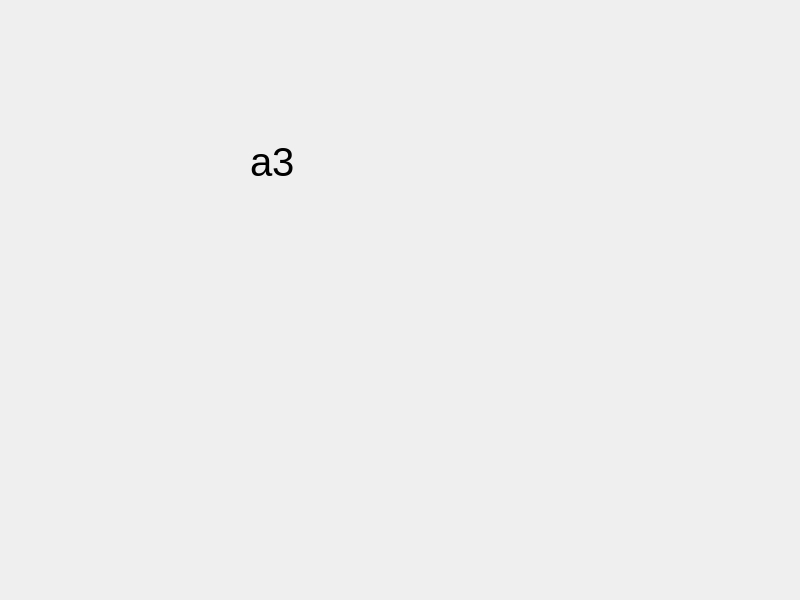
<?xml version="1.0" encoding="UTF-8"?>
<ui version="4.0">
 <class>courseSelection</class>
 <widget class="QWidget" name="courseSelection">
  <property name="geometry">
   <rect>
    <x>0</x>
    <y>0</y>
    <width>800</width>
    <height>600</height>
   </rect>
  </property>
  <property name="windowTitle">
   <string>courseSelection</string>
  </property>
  <widget class="QLabel" name="label">
   <property name="geometry">
    <rect>
     <x>250</x>
     <y>81</y>
     <width>161</width>
     <height>161</height>
    </rect>
   </property>
   <property name="font">
    <font>
     <pointsize>30</pointsize>
    </font>
   </property>
   <property name="text">
    <string>a3</string>
   </property>
  </widget>
 </widget>
 <resources/>
 <connections/>
</ui>
